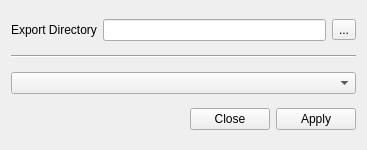
<?xml version="1.0" encoding="UTF-8"?>
<ui version="4.0">
 <class>ExportGhnsDialog</class>
 <widget class="QWidget" name="ExportGhnsDialog">
  <property name="geometry">
   <rect>
    <x>0</x>
    <y>0</y>
    <width>367</width>
    <height>150</height>
   </rect>
  </property>
  <layout class="QGridLayout" name="gridLayout">
   <item row="0" column="0">
    <layout class="QHBoxLayout" name="horizontalLayout">
     <item>
      <widget class="QLabel" name="exportDirectoryLabel">
       <property name="text">
        <string>Export Directory</string>
       </property>
      </widget>
     </item>
     <item>
      <widget class="QLineEdit" name="exportDirectory"/>
     </item>
     <item>
      <widget class="QToolButton" name="selectDirectoryButton">
       <property name="text">
        <string>...</string>
       </property>
       <property name="icon">
        <iconset theme="document-open-folder">
         <normaloff/>
        </iconset>
       </property>
      </widget>
     </item>
    </layout>
   </item>
   <item row="1" column="0">
    <widget class="Line" name="line">
     <property name="orientation">
      <enum>Qt::Horizontal</enum>
     </property>
    </widget>
   </item>
   <item row="3" column="0">
    <widget class="QDialogButtonBox" name="buttonBox">
     <property name="standardButtons">
      <set>QDialogButtonBox::Apply|QDialogButtonBox::Close</set>
     </property>
    </widget>
   </item>
   <item row="2" column="0">
    <widget class="QComboBox" name="courseListCombo"/>
   </item>
  </layout>
 </widget>
 <resources/>
 <connections/>
</ui>
